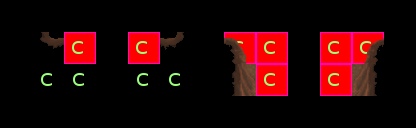

This game map was drawn from its Tiled (.tmx) file and the tilesets committed beside it. A one-line description and the trimmed map source follow:
An orthogonal 13x4 tile map with 32x32 px tiles, 4 tile layers (ruleRegions, ruleSet, rule_Ground-automatic, rule_Over-automatic), 1 hidden layer not drawn, 4 tilesets.

<map version="1.0" orientation="orthogonal" width="13" height="4" tilewidth="32" tileheight="32">
 <tileset firstgid="1" name="collision1_32_32" tilewidth="32" tileheight="32">
  <image source="../graphics/tiles/collision1_32_32.png" width="1024" height="1024" />
 </tileset>
 <tileset firstgid="1025" name="automapping_set_cave_32_32" tilewidth="32" tileheight="32">
  <image source="../graphics/tiles/automapping_set_cave_32_32.png" width="1024" height="1024" />
 </tileset>
 <tileset firstgid="2049" name="automapping_set_rules_32_32" tilewidth="32" tileheight="32">
  <image source="../graphics/tiles/automapping_set_rules_32_32.png" width="1024" height="1024" />
 </tileset>
 <tileset firstgid="3073" name="cave3_32_32" tilewidth="32" tileheight="32">
  <image source="../graphics/tiles/cave3_32_32.png" width="1024" height="1024" />
 </tileset>
 <layer name="ruleRegions" width="13" height="4">
  <data>[52 cells, 16 non-empty, 1 distinct tile ids]</data>
 </layer>
 <layer name="ruleSet" width="13" height="4">
  <data>[52 cells, 16 non-empty, 2 distinct tile ids]</data>
 </layer>
 <layer name="rule_Ground-automatic" width="13" height="4">
  <data>[52 cells, 2 non-empty, 2 distinct tile ids]</data>
 </layer>
 <layer name="rule_Over-automatic" width="13" height="4">
  <data>[52 cells, 4 non-empty, 4 distinct tile ids]</data>
 </layer>
 <layer name="rule_Collision-automatic" width="13" height="4" visible="0">
  <data>[52 cells, 0 non-empty, 0 distinct tile ids]</data>
 </layer>
</map>
